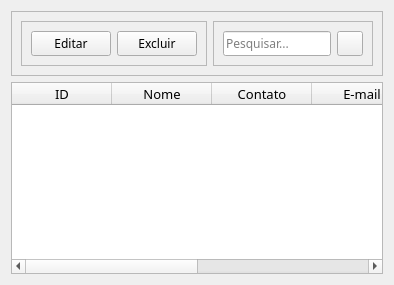
               <widget class="QWidget" name="aba1_listaUsuarios">
                <attribute name="icon">
                 <iconset resource="assets.qrc">
                  <normaloff>:/assets/icons/lista_white.svg</normaloff>:/assets/icons/lista_white.svg</iconset>
                </attribute>
                <attribute name="title">
                 <string>Lista</string>
                </attribute>
                <layout class="QVBoxLayout" name="verticalLayout_15">
                 <item>
                  <widget class="QFrame" name="frame1_listaUsuarios">
                   <property name="frameShape">
                    <enum>QFrame::StyledPanel</enum>
                   </property>
                   <property name="frameShadow">
                    <enum>QFrame::Raised</enum>
                   </property>
                   <layout class="QHBoxLayout" name="horizontalLayout_7">
                    <item>
                     <widget class="QFrame" name="frame1_btnUsuarios">
                      <property name="frameShape">
                       <enum>QFrame::StyledPanel</enum>
                      </property>
                      <property name="frameShadow">
                       <enum>QFrame::Raised</enum>
                      </property>
                      <layout class="QHBoxLayout" name="horizontalLayout_4">
                       <item>
                        <widget class="QPushButton" name="btn1_editarUsuarios">
                         <property name="font">
                          <font>
                           <family>Poppins</family>
                          </font>
                         </property>
                         <property name="text">
                          <string>Editar</string>
                         </property>
                         <property name="icon">
                          <iconset resource="assets.qrc">
                           <normaloff>:/assets/icons/edit.svg</normaloff>:/assets/icons/edit.svg</iconset>
                         </property>
                         <property name="iconSize">
                          <size>
                           <width>18</width>
                           <height>18</height>
                          </size>
                         </property>
                        </widget>
                       </item>
                       <item>
                        <widget class="QPushButton" name="btn2_excluirUsuarios">
                         <property name="font">
                          <font>
                           <family>Poppins</family>
                          </font>
                         </property>
                         <property name="text">
                          <string>Excluir</string>
                         </property>
                         <property name="icon">
                          <iconset resource="assets.qrc">
                           <normaloff>:/assets/icons/lixeira.svg</normaloff>:/assets/icons/lixeira.svg</iconset>
                         </property>
                         <property name="iconSize">
                          <size>
                           <width>18</width>
                           <height>18</height>
                          </size>
                         </property>
                        </widget>
                       </item>
                      </layout>
                     </widget>
                    </item>
                    <item>
                     <widget class="QFrame" name="frame2_pesquisaUsuarios">
                      <property name="frameShape">
                       <enum>QFrame::StyledPanel</enum>
                      </property>
                      <property name="frameShadow">
                       <enum>QFrame::Raised</enum>
                      </property>
                      <layout class="QHBoxLayout" name="horizontalLayout_5">
                       <item>
                        <widget class="QLineEdit" name="barLine_pesquisaUsuarios">
                         <property name="font">
                          <font>
                           <family>Poppins</family>
                          </font>
                         </property>
                         <property name="placeholderText">
                          <string>Pesquisar...</string>
                         </property>
                        </widget>
                       </item>
                       <item>
                        <widget class="QToolButton" name="btn_pesquisaUsuarios">
                         <property name="text">
                          <string/>
                         </property>
                         <property name="icon">
                          <iconset resource="assets.qrc">
                           <normaloff>:/assets/icons/search.svg</normaloff>:/assets/icons/search.svg</iconset>
                         </property>
                         <property name="iconSize">
                          <size>
                           <width>18</width>
                           <height>18</height>
                          </size>
                         </property>
                        </widget>
                       </item>
                      </layout>
                     </widget>
                    </item>
                   </layout>
                  </widget>
                 </item>
                 <item>
                  <widget class="QTableWidget" name="tabela_usuarios">
                   <property name="font">
                    <font>
                     <family>Poppins</family>
                     <pointsize>10</pointsize>
                     <italic>false</italic>
                     <bold>false</bold>
                    </font>
                   </property>
                   <property name="autoScroll">
                    <bool>true</bool>
                   </property>
                   <property name="editTriggers">
                    <set>QAbstractItemView::NoEditTriggers</set>
                   </property>
                   <property name="showDropIndicator" stdset="0">
                    <bool>false</bool>
                   </property>
                   <property name="dragEnabled">
                    <bool>false</bool>
                   </property>
                   <property name="dragDropOverwriteMode">
                    <bool>false</bool>
                   </property>
                   <property name="dragDropMode">
                    <enum>QAbstractItemView::NoDragDrop</enum>
                   </property>
                   <property name="alternatingRowColors">
                    <bool>true</bool>
                   </property>
                   <property name="selectionMode">
                    <enum>QAbstractItemView::SingleSelection</enum>
                   </property>
                   <property name="selectionBehavior">
                    <enum>QAbstractItemView::SelectRows</enum>
                   </property>
                   <property name="textElideMode">
                    <enum>Qt::ElideRight</enum>
                   </property>
                   <property name="showGrid">
                    <bool>true</bool>
                   </property>
                   <property name="sortingEnabled">
                    <bool>true</bool>
                   </property>
                   <property name="wordWrap">
                    <bool>true</bool>
                   </property>
                   <property name="cornerButtonEnabled">
                    <bool>true</bool>
                   </property>
                   <attribute name="horizontalHeaderVisible">
                    <bool>true</bool>
                   </attribute>
                   <attribute name="horizontalHeaderCascadingSectionResizes">
                    <bool>false</bool>
                   </attribute>
                   <attribute name="horizontalHeaderShowSortIndicator" stdset="0">
                    <bool>true</bool>
                   </attribute>
                   <attribute name="verticalHeaderCascadingSectionResizes">
                    <bool>false</bool>
                   </attribute>
                   <attribute name="verticalHeaderShowSortIndicator" stdset="0">
                    <bool>false</bool>
                   </attribute>
                   <attribute name="verticalHeaderStretchLastSection">
                    <bool>false</bool>
                   </attribute>
                   <column>
                    <property name="text">
                     <string>ID</string>
                    </property>
                    <property name="font">
                     <font>
                      <family>Poppins</family>
                      <pointsize>10</pointsize>
                     </font>
                    </property>
                   </column>
                   <column>
                    <property name="text">
                     <string>Nome</string>
                    </property>
                    <property name="font">
                     <font>
                      <family>Poppins</family>
                      <pointsize>10</pointsize>
                     </font>
                    </property>
                   </column>
                   <column>
                    <property name="text">
                     <string>Contato</string>
                    </property>
                    <property name="font">
                     <font>
                      <family>Poppins</family>
                      <pointsize>10</pointsize>
                     </font>
                    </property>
                   </column>
                   <column>
                    <property name="text">
                     <string>E-mail</string>
                    </property>
                    <property name="font">
                     <font>
                      <family>Poppins</family>
                      <pointsize>10</pointsize>
                     </font>
                    </property>
                   </column>
                   <column>
                    <property name="text">
                     <string>Função</string>
                    </property>
                    <property name="font">
                     <font>
                      <family>Poppins</family>
                      <pointsize>10</pointsize>
                     </font>
                    </property>
                   </column>
                   <column>
                    <property name="text">
                     <string>Desativado</string>
                    </property>
                    <property name="font">
                     <font>
                      <family>Poppins</family>
                      <pointsize>10</pointsize>
                     </font>
                    </property>
                   </column>
                  </widget>
                 </item>
                </layout>
               </widget>
